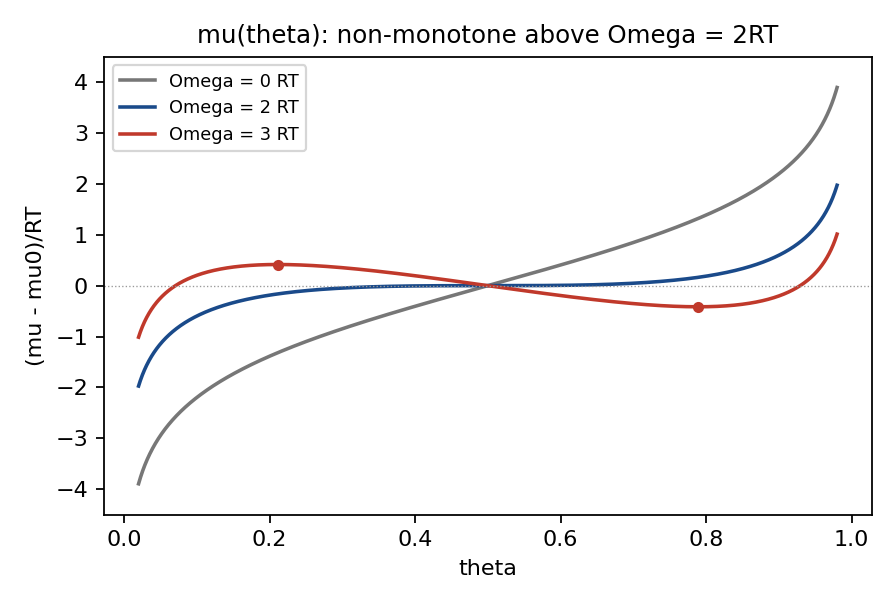

This chart was generated by the following Python code:
# -*- coding: ascii -*-
"""V1013_P21_fig_F2_mu_theta.py  (draft F2, Part 0 sec 0.3)

Mean-field lattice-gas chemical potential (interaction quotient, in RT),
evaluated (no fabrication):

    (mu - mu0)/RT = ln[theta/(1-theta)] + (Omega/RT)(1 - 2 theta)

for Omega/RT in {0, 2, 3}.  Shows: monotone (ideal / threshold) ->
non-monotone above Omega = 2RT; extrema sit at the spinodal
theta_s = (1 -+ u)/2 (complement coordinate of xi_s).

Outputs: PNG + TikZ coordinate lists (document tikzpicture convention).
"""
import numpy as np
import matplotlib
matplotlib.use("Agg")
import matplotlib.pyplot as plt

th = np.linspace(0.02, 0.98, 2001)
omegas = [0.0, 2.0, 3.0]
colors = ["#777777", "#1a4a8a", "#c0392b"]

def mu_over_RT(t, om):
    return np.log(t / (1 - t)) + om * (1 - 2 * t)

fig, ax = plt.subplots(figsize=(5.6, 3.8))
for om, c in zip(omegas, colors):
    ax.plot(th, mu_over_RT(th, om), color=c, lw=1.6, label="Omega = %.0f RT" % om)
u3 = np.sqrt(1 - 2.0 / 3.0)
for ts in (0.5 * (1 - u3), 0.5 * (1 + u3)):
    ax.plot(ts, mu_over_RT(np.array([ts]), 3.0), "o", color="#c0392b", ms=4)
ax.axhline(0.0, color="0.6", lw=0.6, ls=":")
ax.set_xlabel("theta")
ax.set_ylabel("(mu - mu0)/RT")
ax.set_title("mu(theta): non-monotone above Omega = 2RT", fontsize=11)
ax.set_ylim(-4.5, 4.5)
ax.legend(fontsize=8, loc="upper left")
fig.tight_layout()
fig.savefig(__file__.replace(".py", ".png"), dpi=160)

# ---- TikZ coordinate emission ----
print("% TikZ coordinates for fig sm-mu (x = theta, y = (mu-mu0)/RT, clipped 0.03..0.97)")
for om in omegas:
    xs = np.concatenate([[0.03, 0.05], np.linspace(0.08, 0.92, 22), [0.95, 0.97]])
    ys = mu_over_RT(xs, om)
    pts = " ".join("(%.3f,%.4f)" % (x, y) for x, y in zip(xs, ys))
    print("%% Omega=%.0fRT" % om)
    print("\\draw plot[smooth] coordinates {%s};" % pts)
print("%% Omega=3RT extrema: theta_s-=%.4f mu/RT=%.4f ; theta_s+=%.4f mu/RT=%.4f"
      % (0.5 * (1 - u3), mu_over_RT(np.array([0.5 * (1 - u3)]), 3.0)[0],
         0.5 * (1 + u3), mu_over_RT(np.array([0.5 * (1 + u3)]), 3.0)[0]))
print("%% Omega=2RT: dmu/dtheta at 1/2 = 4 - 2*2 = 0 (flat inflection) ; value mu(1/2)=%.4f"
      % mu_over_RT(np.array([0.5]), 2.0)[0])
